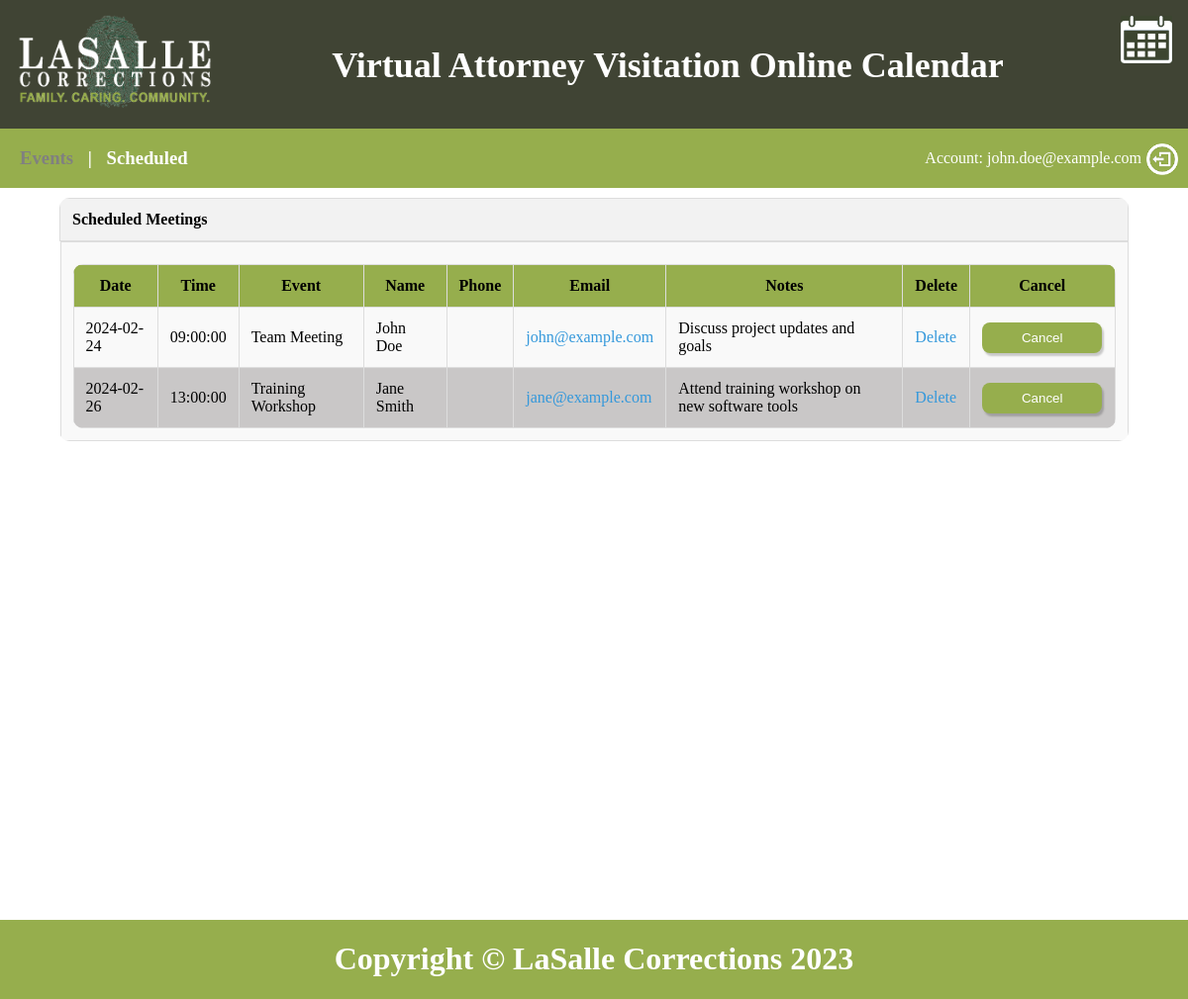
The page /schedule.php (signed in) on the database its author committed.
### tables this page shows
CREATE TABLE IF NOT EXISTS scheduled_meetings (
    meeting_id INT AUTO_INCREMENT PRIMARY KEY,
    event_id INT NOT NULL,
    facility VARCHAR(50) NOT NULL,
    name VARCHAR(100) NOT NULL,
    meeting_date DATE NOT NULL,
    meeting_time TIME NOT NULL,
    event_name VARCHAR(100) NOT NULL,
    email VARCHAR(255) NOT NULL,
    notes TEXT,
    isDeleted BOOLEAN DEFAULT false
);

### includes/load_scheduled_meetings.php (the view, shortened to what this page needs)
<?php
$conn = new mysqli($db_host, $db_username, $db_password, $db_database);
if(isset($_SESSION['facility'])) {
    $facility = $_SESSION['facility'];
    $sql = "SELECT * FROM scheduled_meetings WHERE (facility = ? AND isDeleted != 1)";
    $stmt = $conn->prepare($sql);
    $stmt->bind_param("s", $facility);
    $stmt->execute();
    $result = $stmt->get_result();
    if ($result->num_rows > 0) {
        echo '<div id="scheduledTableDiv" class="center_content">';
        echo '<table id="outerTable">';
        echo '<tr><th id="tableHeader">Scheduled Meetings</th></tr>';
        echo '<tr><td class="center_content"><br><table id="innerTable">';
        echo '<tr>';
        echo '<th class="green-background"><f1>Date</f1></th>';
        echo '<th class="green-background"><f1>Time</f1></th>';
        echo '<th class="green-background"><f1>Event</f1></th>';
        echo '<th class="green-background"><f1>Name</f1></th>';
        echo '<th class="green-background"><f1>Phone</f1></th>';
        echo '<th class="green-background"><f1>Email</f1></th>';
        echo '<th class="green-background"><f1>Notes</f1></th>';
        echo '<th class="green-background"><f1>Delete</f1></th>';
        echo '<th class="green-background"><f1>Cancel</f1></th>';
        echo '</tr>';
        while ($row = $result->fetch_assoc()) {
            echo "<tr id='meeting{$row['meeting_id']}'>";
            echo "<td class='date-column'>{$row['meeting_date']}</td>";
            echo "<td class='time-column'>{$row['meeting_time']}</td>";
            echo "<td class='eventTitle-column'>{$row['event_name']}</td>";
            echo "<td class='name-column'>{$row['name']}</td>";
            echo "<td class='phone-column'>{$row['phone']}</td>";
            echo "<td class='email-column'><a href='mailto:{$row['email']}'>{$row['email']}</a></td>";
            echo "<td class='notes-column'><td1>{$row['notes']}</td1></td>";
            echo "<td class='delete-column'><hypr><a href='del.html?id={$row['meeting_id']}' title='Delete' target='_blank'>Delete</a></hypr></td>";
            echo "<td class='cancel-column'><button class='cancel-button' id='{$row['meeting_id']}'>Cancel</button></td>";
            echo "</tr>";
        }
        echo '</table><br></td></tr></table></div>';
    } else {
        echo "0 results";
    }
}

### public/schedule.php (shortened to what this page needs)
<!DOCTYPE html>
<html lang="en">
  <head>
    <link rel="stylesheet" href="css/main.css">
    <link rel="stylesheet" href="css/schedule.css">
  </head>
  <body>
    <div id="navbarDiv">
      <?php include('navbar.php'); ?>
    </div>
    <main>
      <banner-component custom-text="Events | Scheduled" label="<?=htmlspecialchars($_SESSION['email'], ENT_QUOTES)?>">
      </banner-component>
      <?php
      include '../includes/load_scheduled_meetings.php';
?>
    </main>
    <div id="footerDiv">
      <?php include('footer.php'); ?>
    </div>
  </body>
</html>

### public/navbar.php
<head>
  <link rel="stylesheet" href="css/navbar.css">
</head>
<nav id="navbar">
  <a href="../../../includes/logout.php">
    <img id="navbarLasalleLogo" src="img/LaSalleLogo.png" alt="lasalle logo">
  </a>
  <img id="calendarImg" src="img/cal.png" alt="calendar image">
  <h1 id="navbarHeadline">Virtual Attorney Visitation Online Calendar</h1>
</nav>

### public/footer.php
<head>
    <link rel="stylesheet" href="css/footer.css">
</head>
<footer class="footer">
    <h1>Copyright &copy; LaSalle Corrections 2023</h1>
</footer>

### public/css/main.css (style rules this page uses)
body { margin: 0px; }
.center_content { display: flex; justify-content: center; align-items: center; }

### public/css/schedule.css (style rules this page uses)
main { min-height: 100vh; }
table { margin-top: 10px; border-collapse: collapse; border-radius: 10px; overflow: hidden; }
#outerTable { width: 90%; }
#innerTable { width: 100%; }
th, td { border: 1px solid #ddd; padding: 12px; }
th { background-color: #f2f2f2; }
.green-background { background-color: #96ae4d; }
tr:nth-child(even) { background-color: #f9f9f9; }
#innerTable tr:nth-child(odd) { background-color: #c9c7c7; }
a { text-decoration: none; color: #3498db; }
#tableHeader { text-align: left; }
.cancel-button { background-color: #96ae4d; color: white; padding: 8px 40px; border-radius: 8px; border: none; box-shadow: 2px 3px 2px rgba(0, 0, 0, 0.2); }

### public/css/navbar.css (style rules this page uses)
#navbar { height: 130px; position: absolute; left: 0; top: 0; background-color: #404434; color: white; width:100%; line-height: 2; font-size: 1.5rem; text-align: center; overflow: hidden; white-space: nowrap; text-overflow: ellipsis; }
#navbarDiv { margin-bottom: 130px; }
#navbarLasalleLogo { height: 6rem; float: left; padding-top: 0.9rem; padding-left: 1rem; }
#calendarImg { height: 3rem; float: right; vertical-align: top; padding-top: 1rem; padding-right: 1rem; }
@media screen and (max-width: 1500px) { #navbar { font-size: 1.5rem; line-height: 2; } }

### public/css/footer.css (style rules this page uses)
.footer { position: absolute; left: 0; height: 80px; width: 100%; background-color: #96ae4d; color: white; text-align: center; }

### rows shown on the page
scheduled_meetings: meeting_date "2024-02-24", meeting_time "09:00:00", event_name "Team Meeting", name "John Doe", email "john@example.com", notes "Discuss project updates and goals"
scheduled_meetings: meeting_date "2024-02-26", meeting_time "13:00:00", event_name "Training Workshop", name "Jane Smith", email "jane@example.com", notes "Attend training workshop on new software tools"
